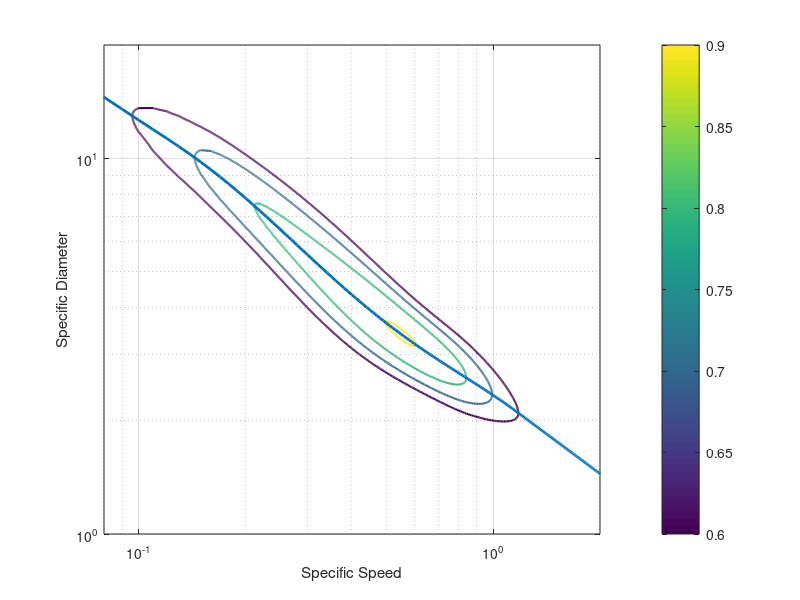

This chart was generated by the following MATLAB code:
clear
ns=0:0.01:2;
ds=1:0.01:15;

logds=log10(ds);
logns=log10(ns);

for i=1:length(logns)
    if logns(i)>0.06
        eff_max(i)=0.6865*0.1497^logns(i);
    elseif logns(i)<-0.8392
        eff_max(i)=1.436*2.349^logns(i);
    else
        eff_max(i)=0.695455-1.47518*logns(i)+0.0529263*logns(i)^2+21.3801*logns(i)^3+56.9767*logns(i)^4+58.1086*logns(i)^5+20.8809*logns(i)^6;
        
    end
end


for i=1:length(logns)
    if logns(i)>0.065
        middle(i)=-0.702209532478022*logns(i)+0.371756558699681;
    elseif logns(i)<-1
        middle(i)=-0.625631000000001*logns(i)+0.475997999999999;
%         x1=-1;
%         slope=-0.629575-2*0.381976*x1-3*1.73486*x1^2-4*0.991895*x1^3+5*1.07147*x1^4+6*0.813393*x1^5;
%         y1=0.369142-0.629575*x1-0.381976*x1^2-1.73486*x1^3-0.991895*x1^4+1.07147*x1^5+0.813393*x1^6;
%         yb=-slope*x1+y1
%         middle(i)=slope*(logns(i)-x1)+y1;
    else
        middle(i)=0.369142-0.629575*logns(i)-0.381976*logns(i)^2-1.73486*logns(i)^3-0.991895*logns(i)^4+1.07147*logns(i)^5+0.813393*logns(i)^6;
    end
end



for i=1:length(logns)
    if logns(i)>-0.045
        stdeviation(i)=0.175353691653290;
    elseif logns(i)<-1
        stdeviation(i)=0.229935999999995;
    else
        stdeviation(i)=0.165216-0.39868*logns(i)-4.93956*logns(i)^2-26.6755*logns(i)^3-58.8628*logns(i)^4-56.5442*logns(i)^5-19.7513*logns(i)^6;
    end
end

lns=length(ns);
lds=length(ds);

efficiency=zeros(lds,lns);
for j=1:lds
    efficiency(j,:)=eff_max.*exp(-(logds(j)-middle).^2./stdeviation.^2);
end

figure
v=[0.6, 0.7, 0.8, 0.9];
% [C,h] = contour(ns,ds,efficiency,v,'LineWidth',1.5,'LineStyle','none');
[C,h] = contour(ns,ds,efficiency,v,'LineWidth',1.5);
xlim([0.08 2]);
ylim([1 20]);
xlabel('Specific Speed')
ylabel('Specific Diameter')
colorbar
set(gca, 'YScale', 'log')
set(gca, 'XScale', 'log')
grid on
% set(gca, 'color', 'none')
% clabel(C,'manual','FontSize',16);

%%%%%% plot centerline %%%%%%%%%%%%%%%%%%%%%%%%%%%%%%%%
hold on
pause

Middle=10.^middle;
plot(ns,Middle,'LineWidth',2)